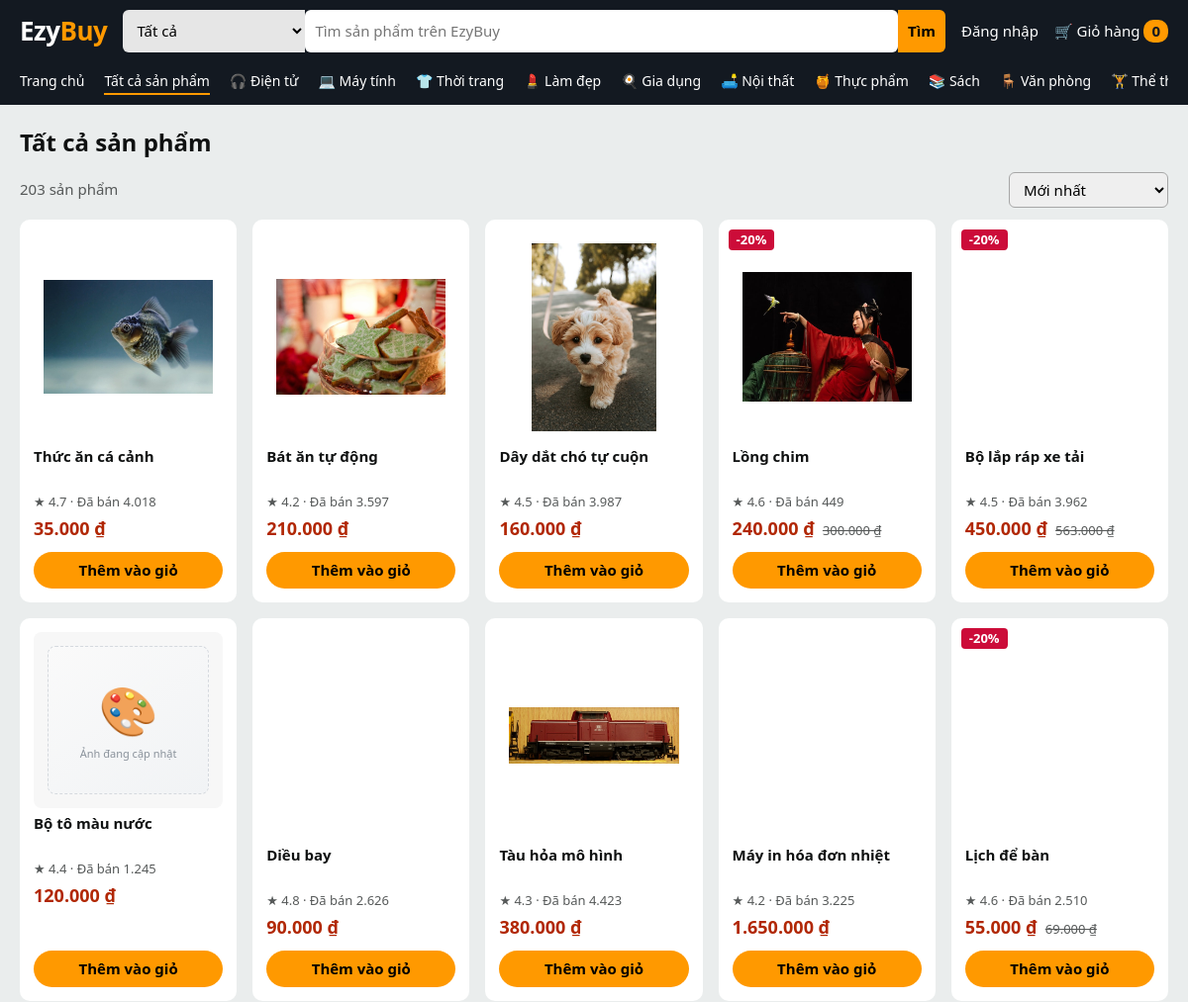
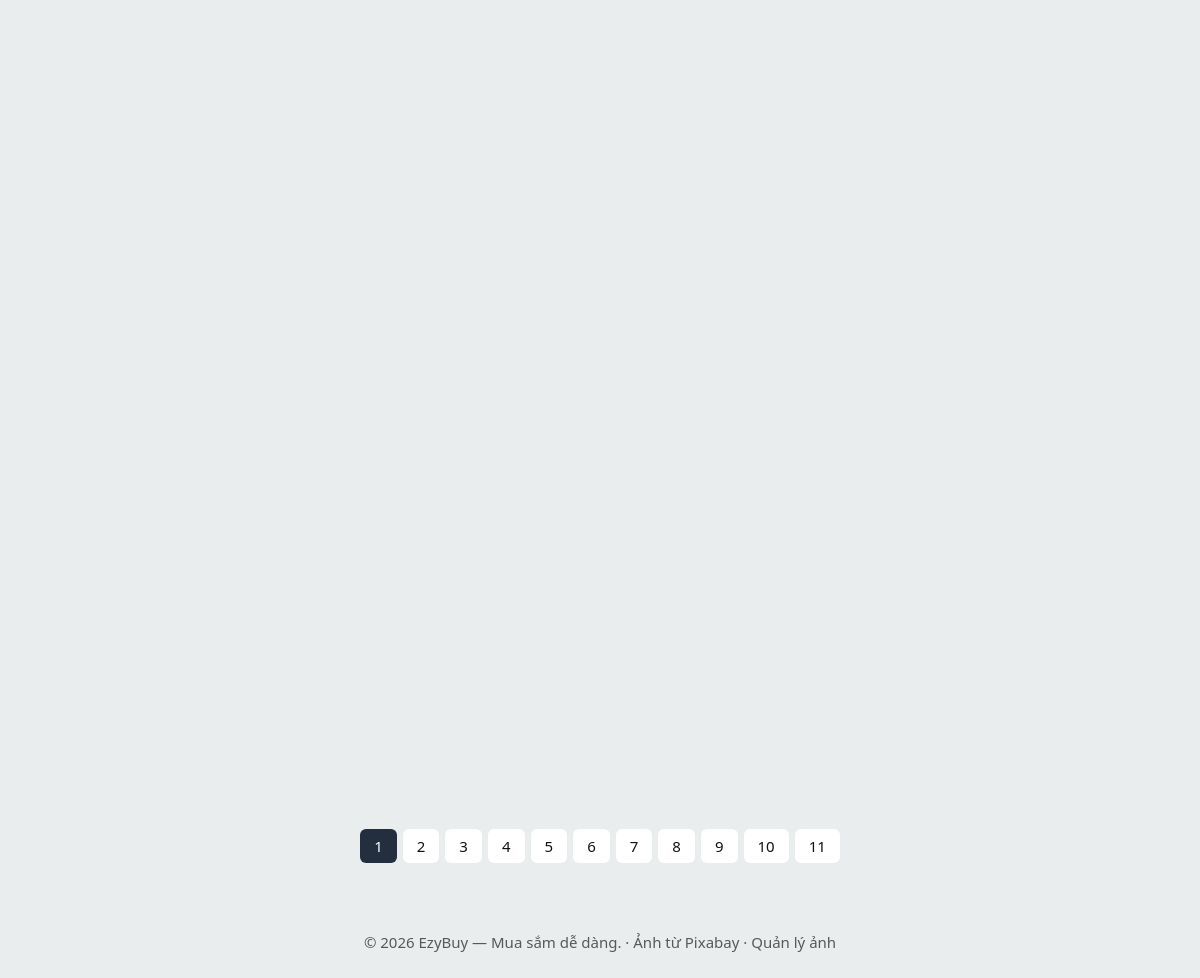
Page /?all=1 on the committed database (2 pictures, top to bottom).
### tables this page shows
CREATE TABLE products(id INTEGER PRIMARY KEY, name TEXT, category TEXT, price INTEGER, old_price INTEGER, icon TEXT, description TEXT, rating REAL, sold INTEGER, image TEXT);

### config.php (the view, shortened to what this page needs)
<?php
$CATS = ['Điện tử'=>'🎧','Máy tính'=>'💻','Thời trang'=>'👕','Làm đẹp'=>'💄','Gia dụng'=>'🍳','Nội thất'=>'🛋️','Thực phẩm'=>'🍯','Sách'=>'📚','Văn phòng'=>'🪑','Thể thao'=>'🏋️','Du lịch & Dã ngoại'=>'⛺','Mẹ & Bé'=>'🍼','Đồ chơi'=>'🧸','Thú cưng'=>'🐕','Sức khỏe'=>'💊','Ô tô & Xe máy'=>'🚗','Nhạc cụ'=>'🎸','Game & Giải trí'=>'🎮','Vườn & Cây cảnh'=>'🪴','Dụng cụ & Sửa chữa'=>'🔧','Trang sức'=>'💍'];
function e($s) { return htmlspecialchars((string)$s, ENT_QUOTES, 'UTF-8'); }
function money($n) { return number_format($n, 0, ',', '.') . ' ₫'; }
function cart_count() { return array_sum($_SESSION['cart'] ?? []); }
function asset($f) { return "assets/$f?v=" . filemtime(__DIR__ . "/assets/$f"); }
function card($p, $i = 0) {
    $sale = $p['old_price'] ? '<span class="badge">-' . round(100 - $p['price'] * 100 / $p['old_price']) . '%</span>' : '';
    $old = $p['old_price'] ? '<s>' . money($p['old_price']) . '</s>' : '';
    $u = 'product.php?id=' . $p['id'];
    echo '<article class="card rv" style="--i:' . ($i % 12) . '">' . $sale
        . '<a class="pic" href="' . $u . '">' . pic($p) . '</a>'
        . '<h3><a href="' . $u . '">' . e($p['name']) . '</a></h3>'
        . '<div class="meta">★ ' . $p['rating'] . ' · Đã bán ' . number_format($p['sold'], 0, ',', '.') . '</div>'
        . '<div class="price">' . money($p['price']) . $old . '</div>'
        . '<form method="post" action="cart.php" data-ajax><input type="hidden" name="a" value="add"><input type="hidden" name="id" value="' . $p['id'] . '"><input type="hidden" name="qty" value="1"><button class="btn sm">Thêm vào giỏ</button></form></article>';
}
function pic($p) {
    $nameRaw = (string)($p['name'] ?? 'Sản phẩm');
    $name = e($nameRaw);
    $file = (string)($p['image'] ?? '');
    if ($file !== '' && is_file(__DIR__ . '/' . $file)) {
        $src = e($file) . '?v=' . filemtime(__DIR__ . '/' . $file);
        return '<img src="' . $src . '" alt="' . $name . '" loading="lazy" decoding="async">';
    }
    $icon = e($p['icon'] ?? '📦');
    return '<span class="no-photo" role="img" aria-label="Chưa có ảnh riêng cho ' . $name . '">' . $icon . '<small>Ảnh đang cập nhật</small></span>';
}

### header.php (shortened to what this page needs)
<?php require_once 'config.php';
$cats = array_keys($CATS);
$curCat = $_GET['cat'] ?? ''; ?>
<!DOCTYPE html>
<html lang="vi">
<head>
<link rel="stylesheet" href="<?= asset('style.css') ?>">
</head>
<body>
<header class="top">
  <a class="logo" href="index.php">Ezy<b>Buy</b></a>
  <form class="search" action="index.php">
    <select name="cat">
      <option value="">Tất cả</option>
    </select>
    <input name="q" placeholder="Tìm sản phẩm trên EzyBuy" value="<?= e($_GET['q'] ?? '') ?>">
    <button>Tìm</button>
  </form>
  <nav>
    <?php if (isset($_SESSION['user'])): ?>
      <span>Chào, <?= e($_SESSION['user']['name']) ?></span>
      <a href="auth.php?m=logout">Đăng xuất</a>
    <?php else: ?>
      <a href="auth.php">Đăng nhập</a>
    <?php endif; ?>
    <a class="cart" href="cart.php">🛒 Giỏ hàng <span><?= cart_count() ?></span></a>
  </nav>
  <div class="subnav">
    <a href="index.php" class="<?= !$curCat && !isset($_GET['all']) ? 'on' : '' ?>">Trang chủ</a>
    <a href="?all=1" class="<?= isset($_GET['all']) ? 'on' : '' ?>">Tất cả sản phẩm</a>
    <?php foreach ($cats as $c): ?><a href="?cat=<?= urlencode($c) ?>" class="<?= $c === $curCat ? 'on' : '' ?>"><?= $CATS[$c] ?> <?= e($c) ?></a><?php endforeach; ?>
  </div>
</header>
<main>

### index.php (shortened to what this page needs)
<?php
require 'header.php';
$q = trim($_GET['q'] ?? '');
$home = $q === '' && $curCat === '' && !array_intersect_key($_GET, ['sort' => 1, 'page' => 1, 'all' => 1]);
if ($home):
    ob_start();
    $promos = [
        ['Tuần lễ', 'Black Friday', '🛍️🎁', ['sort' => 'hot']],
        ['Giảm đến 40%', 'đồ điện tử', '💻🎧', ['cat' => 'Điện tử']],
        ['Giảm đến 35%', 'đồ chơi & trò chơi', '🧸🧩', ['cat' => 'Đồ chơi']],
        ['Giảm đến 40%', 'thời trang', '👗👟', ['cat' => 'Thời trang']],
        ['Giảm đến 35%', 'đồ gia dụng', '☕🍳', ['cat' => 'Gia dụng']],
        ['Giảm đến 30%', 'làm đẹp', '💄🌸', ['cat' => 'Làm đẹp']],
    ];
    $cardsData = [
        ['Đồ điện tử nổi bật', 'Điện tử', [['🎧', 'Tai nghe'], ['🔊', 'Loa'], ['🖱️', 'Chuột'], ['🔋', 'Sạc']]],
        ['Máy tính & phụ kiện', 'Máy tính', [['💻', 'Laptop'], ['🖥️', 'Màn hình'], ['💾', 'Ổ cứng'], ['📷', 'Webcam']]],
        ['Khỏe để rèn luyện', 'Thể thao', [['🧘', 'Thảm'], ['🏋️', 'Tạ'], ['🚲', 'Xe đạp'], ['⚽', 'Bóng']]],
        ['Thời trang dưới 300k', 'Thời trang', [['👕', 'Áo'], ['🧢', 'Mũ'], ['🕶️', 'Kính'], ['🎒', 'Balo']]],
        ['Khám phá căn bếp', 'Gia dụng', [['🍳', 'Nồi chiên'], ['☕', 'Máy pha'], ['🔪', 'Bộ dao'], ['🍶', 'Bình giữ nhiệt']]],
        ['Làm đẹp rạng ngời', 'Làm đẹp', [['☀️', 'Kem chống nắng'], ['💄', 'Son'], ['🌸', 'Nước hoa'], ['💨', 'Máy sấy']]],
        ['Bạn bốn chân', 'Thú cưng', [['🐕', 'Thức ăn cho chó'], ['🐈', 'Cát vệ sinh'], ['🏠', 'Nhà cho mèo'], ['🐠', 'Bể cá']]],
        ['Thực phẩm ngon', 'Thực phẩm', [['🫘', 'Cà phê rang'], ['🍵', 'Trà xanh'], ['🍯', 'Mật ong'], ['🍫', 'Socola']]],
    ];
    $row = function ($t, $sql, $args, $link) use ($db) {
        $st = $db->prepare($sql . ' LIMIT 12'); $st->execute($args);
        echo '<section class="band rv"><h2><a href="' . e($link) . '">' . e($t) . ' ›</a></h2><div class="rowwrap"><div class="row">';
        foreach ($st->fetchAll() as $p) mini($p);
        echo '</div><button class="nx" aria-label="Tiếp">›</button></div></section>';
    };
    $cards = function ($list) use ($db) {
        echo '<div class="cc">';
        foreach ($list as $i => [$t, $c, $tiles]) {
            $u = '?cat=' . urlencode($c);
            echo '<section class="ccard rv" style="--i:' . $i . '"><h3><a href="' . $u . '">' . e($t) . '</a><a href="' . $u . '">›</a></h3><div class="tiles">';
            foreach ($tiles as [$ic, $k]) {
                $find = $db->prepare('SELECT * FROM products WHERE category = ? AND name LIKE ? ORDER BY sold DESC LIMIT 1');
                $find->execute([$c, '%' . $k . '%']);
                $product = $find->fetch();
                echo '<a class="tile" href="?q=' . urlencode($k) . '"><div class="pic">'
                    . ($product ? pic($product) : '<span class="no-photo">' . e($ic) . '<small>Ảnh đang cập nhật</small></span>') . '</div>' . e($k) . '</a>';
            }
            echo '</div></section>';
        }
        echo '</div>';
    };
?>
<div class="rowwrap"><div class="promos">
  <?php foreach ($promos as $p): ?>
  <?php $pc = $p[3]['cat'] ?? ''; $ps = $pc !== '' ? $db->prepare('SELECT * FROM products WHERE category = ? ORDER BY sold DESC LIMIT 1') : $db->prepare('SELECT * FROM products ORDER BY sold DESC LIMIT 1'); $ps->execute($pc !== '' ? [$pc] : []); $promoProduct = $ps->fetch(); ?>
  <a class="promo" href="?<?= e(http_build_query($p[3])) ?>"><span>Săn deal sớm ngay</span><h3><?= e($p[0]) ?><br><?= e($p[1]) ?></h3><div class="art"><?php if ($promoProduct) echo pic($promoProduct); else echo e($p[2]); ?></div></a>
  <?php endforeach; ?>
</div><button class="nx" aria-label="Tiếp">›</button></div>
<?php
    $cn = $db->query("SELECT category, COUNT(*) FROM products GROUP BY category")->fetchAll(PDO::FETCH_KEY_PAIR);
    echo '<section class="allcats rv"><h2>Mua sắm theo danh mục</h2><div class="ctiles">';
    foreach ($CATS as $n => $ic) {
        $cs = $db->prepare('SELECT * FROM products WHERE category = ? ORDER BY sold DESC LIMIT 1'); $cs->execute([$n]); $cp = $cs->fetch();
        echo '<a class="ctile" href="?cat=' . urlencode($n) . '"><span class="catphoto">' . ($cp ? pic($cp) : e($ic)) . '</span><b>' . e($n) . '</b><small>' . ($cn[$n] ?? 0) . ' sản phẩm</small></a>';
    }
    echo '</div></section>';
    $row('Ưu đãi hàng mới về', 'SELECT * FROM products ORDER BY id DESC', [], '?all=1');
    $cards(array_slice($cardsData, 0, 4));
    $row('Ưu đãi đồ chơi & trò chơi', 'SELECT * FROM products WHERE category = ? ORDER BY old_price DESC', ['Đồ chơi'], '?cat=' . urlencode('Đồ chơi'));
    $row('Quà tặng sớm cho mùa lễ hội', 'SELECT * FROM products WHERE old_price > 0 ORDER BY (old_price - price) * 100.0 / old_price DESC', [], '?all=1');
    $cards(array_slice($cardsData, 4));
    $row('Sản phẩm bán chạy nhất', 'SELECT * FROM products ORDER BY sold DESC', [], '?sort=hot');
    foreach (['Thể thao' => 'Thể thao & vận động', 'Du lịch & Dã ngoại' => 'Du lịch & dã ngoại', 'Mẹ & Bé' => 'Mẹ & bé', 'Game & Giải trí' => 'Game & giải trí', 'Nhạc cụ' => 'Nhạc cụ', 'Nội thất' => 'Nội thất & trang trí', 'Sức khỏe' => 'Sức khỏe', 'Ô tô & Xe máy' => 'Ô tô & xe máy'] as $c => $t)
        $row($CATS[$c] . ' ' . $t, 'SELECT * FROM products WHERE category = ? ORDER BY sold DESC', [$c], '?cat=' . urlencode($c));
?>
<p class="more"><a class="btn" href="?all=1">Xem tất cả sản phẩm</a></p>
<?php
    $h = ob_get_clean(); echo $h;
else:
    $sort = $_GET['sort'] ?? 'new';
    $orders = ['new' => 'id DESC', 'hot' => 'sold DESC', 'asc' => 'price ASC', 'desc' => 'price DESC'];
    $w = ' WHERE 1'; $a = [];
    $per = 20;
    $st = $db->prepare("SELECT COUNT(*) FROM products$w"); $st->execute($a);
    $total = (int)$st->fetchColumn();
    $pages = max(1, (int)ceil($total / $per));
    $page = min($pages, max(1, (int)($_GET['page'] ?? 1)));
    $st = $db->prepare("SELECT * FROM products$w ORDER BY " . ($orders[$sort] ?? $orders['new']) . " LIMIT $per OFFSET " . (($page - 1) * $per));
    $st->execute($a);
    $items = $st->fetchAll();
    $link = fn($n) => '?' . http_build_query(array_merge($_GET, ['page' => $n]));
?>
<?php if ($curCat !== '' && $q === ''): ?>
<section class="cathero"><span><?= $CATS[$curCat] ?? '🛍️' ?></span><div><h1><?= e($curCat) ?></h1><p>Tất cả sản phẩm trong danh mục · <?= $total ?> sản phẩm</p></div></section>
<?php else: ?><h1 class="ttl"><?= $q !== '' ? 'Kết quả cho "' . e($q) . '"' : ($curCat !== '' ? e($curCat) : 'Tất cả sản phẩm') ?></h1>
<?php endif; ?>
<form class="bar" method="get">
  <span><?= $total ?> sản phẩm</span>
  <select name="sort" onchange="this.form.submit()">
    <option value="new" <?= $sort === 'new' ? 'selected' : '' ?>>Mới nhất</option>
  </select>
</form>
<div class="grid"><?php foreach ($items as $i => $p) card($p, $i); ?></div>
<?php if ($pages > 1): ?>
<nav class="pager"><?php for ($n = 1; $n <= $pages; $n++): ?><a href="<?= e($link($n)) ?>" class="<?= $n === $page ? 'on' : '' ?>"><?= $n ?></a><?php endfor; ?></nav>
<?php endif; endif; require 'footer.php'; ?>

### footer.php (shortened to what this page needs)
</main>
<footer>© <?= date('Y') ?> EzyBuy — Mua sắm dễ dàng. · Ảnh từ <a href="https://pixabay.com" target="_blank" rel="noopener">Pixabay</a><?php if (in_array($_SERVER["REMOTE_ADDR"], ["127.0.0.1", "::1"])): ?> · <a href="images.php">Quản lý ảnh</a><?php endif; ?></footer>
</body></html>

### assets/style.css (style rules this page uses)
:root { --navy:#131921;--navy2:#232f3e;--orange:#ff9900;--bg:#eaeded;--ink:#0f1111;--mute:#565959;--price:#b12704 }
* { box-sizing:border-box }
html { scroll-behavior:smooth }
body { margin:0;font:15px/1.5 "Segoe UI",system-ui,sans-serif;background:var(--bg);color:var(--ink);animation:pg .35s ease }
a { color:inherit;text-decoration:none }
.top { position:sticky;top:0;z-index:20;background:var(--navy);color:#fff;display:flex;align-items:center;gap:16px;padding:10px 20px;flex-wrap:wrap;transition:box-shadow .3s,padding .3s }
.logo { font-size:26px;font-weight:700;letter-spacing:-.5px;transition:transform .25s }
.logo b { color:var(--orange) }
.search { flex:1;min-width:240px;display:flex }
.search select,.search input,.search button { border:0;padding:10px;font:inherit }
.search select { background:#e6e6e6;border-radius:6px 0 0 6px }
.search input { flex:1;min-width:0 }
.search button { background:var(--orange);border-radius:0 6px 6px 0;cursor:pointer;font-weight:600;transition:background .2s }
nav { display:flex;gap:16px;align-items:center }
nav a { transition:color .2s }
.cart span { display:inline-block;background:var(--orange);color:var(--navy);border-radius:10px;padding:0 8px;font-weight:700 }
main { max-width:1200px;margin:0 auto;padding:20px }
.bar { display:flex;justify-content:space-between;align-items:center;margin-bottom:12px;color:var(--mute) }
.bar select { padding:6px 10px;border-radius:6px;border:1px solid #a6a6a6;font:inherit }
.grid { display:grid;grid-template-columns:repeat(auto-fill,minmax(210px,1fr));gap:16px }
.card { position:relative;background:#fff;border-radius:10px;padding:14px;display:flex;flex-direction:column;gap:4px;transition:transform .25s,box-shadow .25s }
.card h3 { margin:0;font-size:15px;font-weight:600;min-height:44px }
.card form { margin-top:auto;padding-top:6px }
.pic { display:block;font-size:72px;text-align:center;background:#f7f7f7;border-radius:8px;padding:14px;line-height:1.3 }
.badge { position:absolute;top:10px;left:10px;z-index:1;background:#cc0c39;color:#fff;border-radius:4px;padding:1px 8px;font-weight:700;font-size:13px }
.meta { color:var(--mute);font-size:13px }
.price { color:var(--price);font-weight:700;font-size:18px }
.price s { color:var(--mute);font-weight:400;font-size:13px;margin-left:8px }
.btn { background:var(--orange);border:0;border-radius:20px;padding:10px 22px;font:inherit;font-weight:600;cursor:pointer;transition:transform .15s,background .2s,box-shadow .2s }
.btn.sm { width:100%;padding:7px 14px }
input,textarea { font:inherit;padding:9px;border:1px solid #a6a6a6;border-radius:6px;transition:border-color .2s,box-shadow .2s }
.pager { display:flex;gap:6px;justify-content:center;margin:24px 0;flex-wrap:wrap }
.pager a { background:#fff;padding:6px 14px;border-radius:6px;transition:background .2s,transform .2s }
.pager a.on { background:var(--navy2);color:#fff }
footer { text-align:center;padding:24px;color:var(--mute) }
.subnav { flex:0 0 100%;display:flex;gap:20px;overflow-x:auto;scrollbar-width:none;font-size:14px }
.subnav a { white-space:nowrap;padding:2px 0;border-bottom:2px solid transparent;transition:border-color .2s }
.subnav a:hover,.subnav a.on { border-color:var(--orange) }
.ttl { margin:0 0 12px;font-size:24px }
.top { view-transition-name:hdr }
.pic img { display:block;width:100%;aspect-ratio:1;object-fit:cover;border-radius:6px;transition:transform .45s }
.pic:has(img) { padding:0;overflow:hidden;background:#fff }
.pic:has(img) { display:flex;align-items:center;justify-content:center;min-height:190px;background:#fff;padding:10px }
.pic img { width:100%;height:190px;aspect-ratio:auto;object-fit:contain;border-radius:6px }
.no-photo { display:flex;min-height:150px;width:100%;align-items:center;justify-content:center;flex-direction:column;gap:6px;color:#6b7280;font-size:48px;background:linear-gradient(145deg,#fafafa,#f1f3f5);border:1px dashed #d5d9de;border-radius:8px }
.no-photo small { font-size:11px;color:#8a929b;line-height:1.2 }

### rows in the picture
products: $i % 12 0 (drawn), image (picture), name "Thức ăn cá cảnh", rating "4.7", sold "4.018", price "35.000 ₫"
products: $i % 12 1 (drawn), image (picture), name "Bát ăn tự động", rating "4.2", sold "3.597", price "210.000 ₫"
products: $i % 12 2 (drawn), image (picture), name "Dây dắt chó tự cuộn", rating "4.5", sold "3.987", price "160.000 ₫"
products: $i % 12 3 (drawn), 100 - $p['price'] * 100 / $p['old_price'] "20", image (picture), name "Lồng chim", rating "4.6", sold "449", price "240.000 ₫", old_price "300.000 ₫"
products: $i % 12 4 (drawn), 100 - $p['price'] * 100 / $p['old_price'] "20", image (picture), name "Bộ lắp ráp xe tải", rating "4.5", sold "3.962", price "450.000 ₫", old_price "563.000 ₫"
products: $i % 12 5 (drawn), icon "🎨", name "Bộ tô màu nước", rating "4.4", sold "1.245", price "120.000 ₫"
products: $i % 12 6 (drawn), image (picture), name "Diều bay", rating "4.8", sold "2.626", price "90.000 ₫"
products: $i % 12 7 (drawn), image (picture), name "Tàu hỏa mô hình", rating "4.3", sold "4.423", price "380.000 ₫"
products: $i % 12 8 (drawn), image (picture), name "Máy in hóa đơn nhiệt", rating "4.2", sold "3.225", price "1.650.000 ₫"
products: $i % 12 9 (drawn), 100 - $p['price'] * 100 / $p['old_price'] "20", image (picture), name "Lịch để bàn", rating "4.6", sold "2.510", price "55.000 ₫", old_price "69.000 ₫"

### other values in the picture
cart_count() "0"
$CATS[$c] "🎧"
$c "Điện tử"
$CATS[$c] "💻"
$c "Máy tính"
$CATS[$c] "👕"
$c "Thời trang"
$CATS[$c] "💄"
$c "Làm đẹp"
$CATS[$c] "🍳"
$c "Gia dụng"
$CATS[$c] "🛋️"
$c "Nội thất"
$CATS[$c] "🍯"
$c "Thực phẩm"
